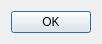
<?xml version="1.0" encoding="UTF-8"?>
<ui version="4.0">
 <class>TargetConfigDialog</class>
 <widget class="QDialog" name="TargetConfigDialog">
  <property name="geometry">
   <rect>
    <x>0</x>
    <y>0</y>
    <width>90</width>
    <height>37</height>
   </rect>
  </property>
  <property name="sizePolicy">
   <sizepolicy hsizetype="Expanding" vsizetype="Expanding">
    <horstretch>0</horstretch>
    <verstretch>0</verstretch>
   </sizepolicy>
  </property>
  <property name="windowTitle">
   <string>Zielplattform</string>
  </property>
  <property name="windowIcon">
   <iconset theme="preferences-system"/>
  </property>
  <property name="windowOpacity">
   <double>1.000000000000000</double>
  </property>
  <property name="sizeGripEnabled">
   <bool>false</bool>
  </property>
  <property name="modal">
   <bool>false</bool>
  </property>
  <layout class="QVBoxLayout" name="verticalLayout">
   <property name="sizeConstraint">
    <enum>QLayout::SetFixedSize</enum>
   </property>
   <item>
    <widget class="QDialogButtonBox" name="buttonBox">
     <property name="sizePolicy">
      <sizepolicy hsizetype="Minimum" vsizetype="Minimum">
       <horstretch>0</horstretch>
       <verstretch>0</verstretch>
      </sizepolicy>
     </property>
     <property name="orientation">
      <enum>Qt::Horizontal</enum>
     </property>
     <property name="standardButtons">
      <set>QDialogButtonBox::Ok</set>
     </property>
    </widget>
   </item>
  </layout>
 </widget>
 <resources/>
 <connections>
  <connection>
   <sender>buttonBox</sender>
   <signal>accepted()</signal>
   <receiver>TargetConfigDialog</receiver>
   <slot>accept()</slot>
   <hints>
    <hint type="sourcelabel">
     <x>248</x>
     <y>254</y>
    </hint>
    <hint type="destinationlabel">
     <x>157</x>
     <y>274</y>
    </hint>
   </hints>
  </connection>
  <connection>
   <sender>buttonBox</sender>
   <signal>rejected()</signal>
   <receiver>TargetConfigDialog</receiver>
   <slot>reject()</slot>
   <hints>
    <hint type="sourcelabel">
     <x>316</x>
     <y>260</y>
    </hint>
    <hint type="destinationlabel">
     <x>286</x>
     <y>274</y>
    </hint>
   </hints>
  </connection>
 </connections>
</ui>
